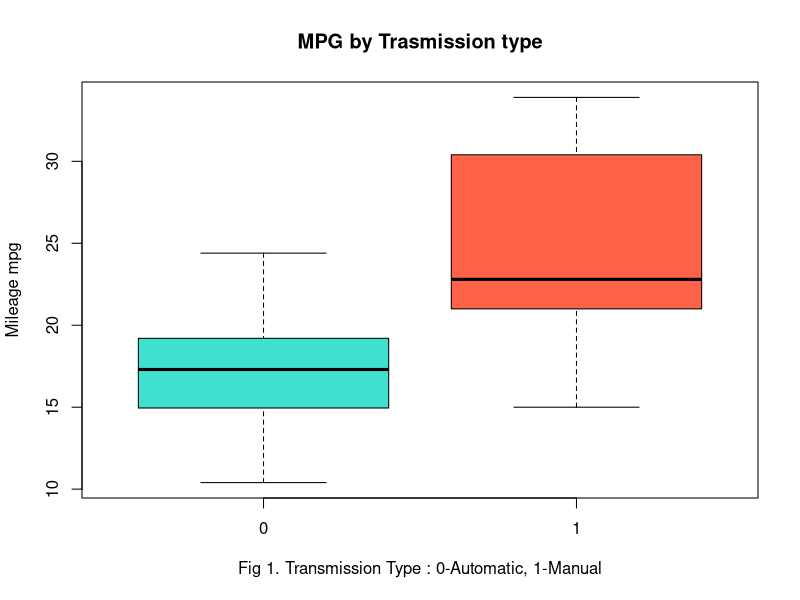
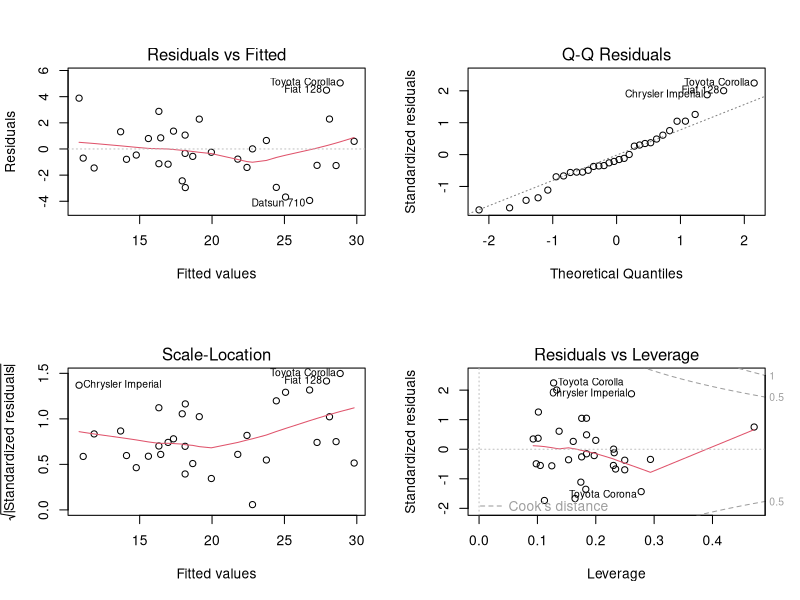
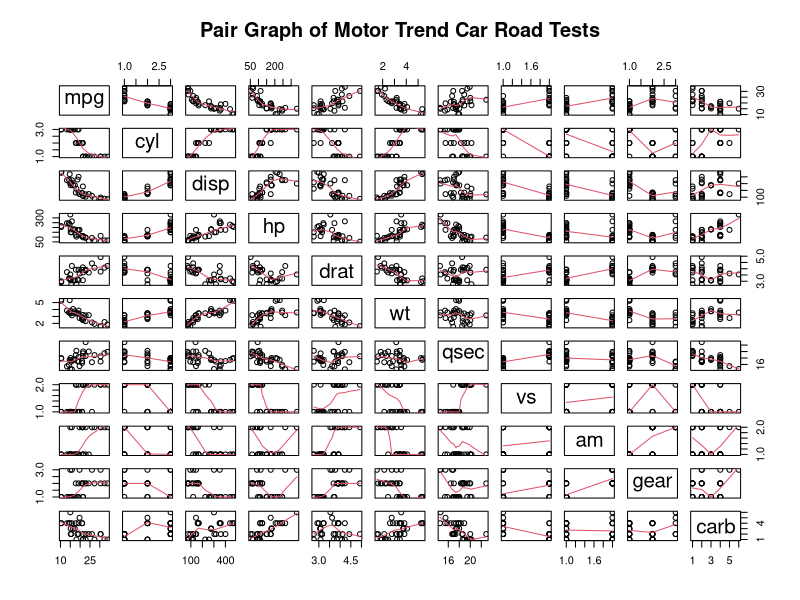

Generate these figures, in order, with R:
## ---- chunk 1
knitr::opts_chunk$set(echo = TRUE)
## ---- chunk 2
#load libraries and dataset
#install.packages("ggplot2", repos = "http://cran.us.r-project.org")
#install.packages("car", repos = "http://cran.us.r-project.org")
library("stats")
library('car')
library("ggplot2")
data("mtcars")
## ---- chunk 3
mtcars$am <- factor(mtcars$am)
mtcars$cyl <- factor(mtcars$cyl)
mtcars$gear <- factor(mtcars$gear)
mtcars$carb <- factor(mtcars$carb)
mtcars$vs <- factor(mtcars$vs)
## ---- chunk 4
model.1 <- lm(mpg ~ am, data = mtcars)
summary(model.1)$coef
confint(model.1)
## ---- chunk 5
# All predictors model
model.all <- lm(mpg ~ ., data = mtcars) 
# Best model selection with stepwise
model.best <- step(model.all, direction = "both")
summary(model.best)
## ---- chunk 6
printCoefmat(summary(model.best)$coefficients)
summary(model.best)$r.squared
## ---- chunk 7
# Anova
anova(model.1, model.best, model.all)
## ---- chunk 8
data("mtcars")
head(mtcars, n=4)
## ---- chunk 9
boxplot(mpg~am,data=mtcars, col=c("turquoise","tomato"),
        xlab="Fig 1. Transmission Type : 0-Automatic, 1-Manual",ylab="Mileage mpg",
        main="MPG by Trasmission type")
## ---- chunk 10
# plot best model
par(mfrow = c(2, 2))
plot(model.best)
## ---- chunk 11
anova(model.1, model.best, model.all)
## ---- chunk 12
pairs(mtcars, panel=panel.smooth, main="Pair Graph of Motor Trend Car Road Tests")
